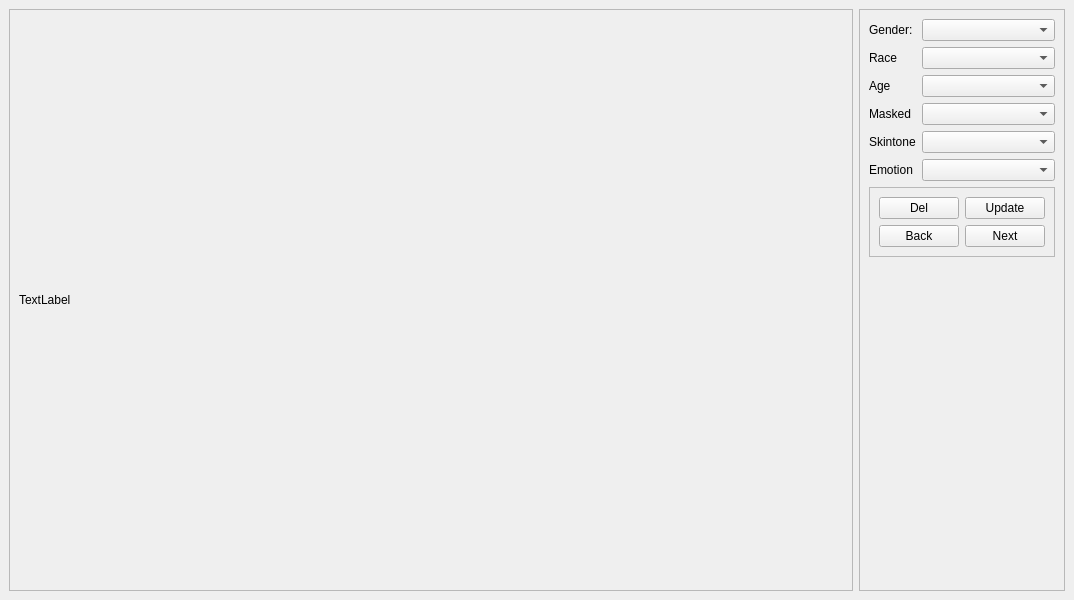
<?xml version="1.0" encoding="UTF-8"?>
<ui version="4.0">
 <class>MainWindow</class>
 <widget class="QMainWindow" name="MainWindow">
  <property name="geometry">
   <rect>
    <x>0</x>
    <y>0</y>
    <width>1074</width>
    <height>600</height>
   </rect>
  </property>
  <property name="windowTitle">
   <string>MainWindow</string>
  </property>
  <widget class="QWidget" name="centralwidget">
   <layout class="QHBoxLayout" name="horizontalLayout" stretch="9,2">
    <item>
     <widget class="QFrame" name="frame">
      <property name="frameShape">
       <enum>QFrame::StyledPanel</enum>
      </property>
      <property name="frameShadow">
       <enum>QFrame::Raised</enum>
      </property>
      <layout class="QHBoxLayout" name="horizontalLayout_2">
       <item>
        <widget class="QLabel" name="label_7">
         <property name="text">
          <string>TextLabel</string>
         </property>
        </widget>
       </item>
      </layout>
     </widget>
    </item>
    <item>
     <widget class="QFrame" name="frame_2">
      <property name="frameShape">
       <enum>QFrame::StyledPanel</enum>
      </property>
      <property name="frameShadow">
       <enum>QFrame::Raised</enum>
      </property>
      <layout class="QFormLayout" name="formLayout">
       <item row="0" column="0">
        <widget class="QLabel" name="label">
         <property name="text">
          <string>Gender:</string>
         </property>
        </widget>
       </item>
       <item row="0" column="1">
        <widget class="QComboBox" name="cb_g"/>
       </item>
       <item row="1" column="0">
        <widget class="QLabel" name="label_2">
         <property name="text">
          <string>Race</string>
         </property>
        </widget>
       </item>
       <item row="1" column="1">
        <widget class="QComboBox" name="cb_r"/>
       </item>
       <item row="2" column="0">
        <widget class="QLabel" name="label_3">
         <property name="text">
          <string>Age</string>
         </property>
        </widget>
       </item>
       <item row="2" column="1">
        <widget class="QComboBox" name="cb_a"/>
       </item>
       <item row="3" column="0">
        <widget class="QLabel" name="label_4">
         <property name="text">
          <string>Masked</string>
         </property>
        </widget>
       </item>
       <item row="3" column="1">
        <widget class="QComboBox" name="cb_m"/>
       </item>
       <item row="4" column="0">
        <widget class="QLabel" name="label_5">
         <property name="text">
          <string>Skintone</string>
         </property>
        </widget>
       </item>
       <item row="4" column="1">
        <widget class="QComboBox" name="cb_s"/>
       </item>
       <item row="5" column="0">
        <widget class="QLabel" name="label_6">
         <property name="text">
          <string>Emotion</string>
         </property>
        </widget>
       </item>
       <item row="5" column="1">
        <widget class="QComboBox" name="cb_e"/>
       </item>
       <item row="6" column="0" colspan="2">
        <widget class="QFrame" name="frame_3">
         <property name="frameShape">
          <enum>QFrame::StyledPanel</enum>
         </property>
         <property name="frameShadow">
          <enum>QFrame::Raised</enum>
         </property>
         <layout class="QFormLayout" name="formLayout_2">
          <item row="1" column="0">
           <widget class="QPushButton" name="btn_back">
            <property name="text">
             <string>Back</string>
            </property>
           </widget>
          </item>
          <item row="1" column="1">
           <widget class="QPushButton" name="btn_next">
            <property name="text">
             <string>Next</string>
            </property>
           </widget>
          </item>
          <item row="0" column="0">
           <widget class="QPushButton" name="btn_del">
            <property name="text">
             <string>Del</string>
            </property>
           </widget>
          </item>
          <item row="0" column="1">
           <widget class="QPushButton" name="btn_update">
            <property name="text">
             <string>Update</string>
            </property>
           </widget>
          </item>
         </layout>
        </widget>
       </item>
      </layout>
     </widget>
    </item>
   </layout>
  </widget>
 </widget>
 <resources/>
 <connections/>
</ui>
